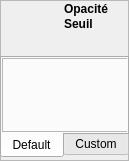
<?xml version="1.0" encoding="UTF-8"?>
<ui version="4.0">
 <class>ToolOptionPanel</class>
 <widget class="QWidget" name="ToolOptionPanel">
  <property name="geometry">
   <rect>
    <x>0</x>
    <y>0</y>
    <width>129</width>
    <height>161</height>
   </rect>
  </property>
  <property name="windowTitle">
   <string>Form</string>
  </property>
  <widget class="QFrame" name="Frame">
   <property name="geometry">
    <rect>
     <x>0</x>
     <y>0</y>
     <width>129</width>
     <height>161</height>
    </rect>
   </property>
   <property name="frameShape">
    <enum>QFrame::StyledPanel</enum>
   </property>
   <property name="frameShadow">
    <enum>QFrame::Raised</enum>
   </property>
   <widget class="QLabel" name="label_opacity">
    <property name="geometry">
     <rect>
      <x>64</x>
      <y>0</y>
      <width>57</width>
      <height>17</height>
     </rect>
    </property>
    <property name="autoFillBackground">
     <bool>false</bool>
    </property>
    <property name="styleSheet">
     <string notr="true">font: 75 10pt &quot;Calibri&quot;;
font-weight: bold;</string>
    </property>
    <property name="text">
     <string>Opacité</string>
    </property>
   </widget>
   <widget class="QLabel" name="label_seuil">
    <property name="geometry">
     <rect>
      <x>64</x>
      <y>16</y>
      <width>57</width>
      <height>16</height>
     </rect>
    </property>
    <property name="autoFillBackground">
     <bool>false</bool>
    </property>
    <property name="styleSheet">
     <string notr="true">font: 75 10pt &quot;Calibri&quot;;
font-weight: bold;</string>
    </property>
    <property name="text">
     <string>Seuil</string>
    </property>
   </widget>
   <widget class="QTabWidget" name="Brushes">
    <property name="geometry">
     <rect>
      <x>0</x>
      <y>56</y>
      <width>129</width>
      <height>102</height>
     </rect>
    </property>
    <property name="mouseTracking">
     <bool>true</bool>
    </property>
    <property name="focusPolicy">
     <enum>Qt::NoFocus</enum>
    </property>
    <property name="contextMenuPolicy">
     <enum>Qt::NoContextMenu</enum>
    </property>
    <property name="acceptDrops">
     <bool>false</bool>
    </property>
    <property name="tabPosition">
     <enum>QTabWidget::South</enum>
    </property>
    <property name="tabShape">
     <enum>QTabWidget::Rounded</enum>
    </property>
    <property name="currentIndex">
     <number>0</number>
    </property>
    <property name="elideMode">
     <enum>Qt::ElideRight</enum>
    </property>
    <property name="usesScrollButtons">
     <bool>false</bool>
    </property>
    <property name="documentMode">
     <bool>false</bool>
    </property>
    <property name="movable">
     <bool>true</bool>
    </property>
    <property name="tabBarAutoHide">
     <bool>false</bool>
    </property>
    <widget class="QWidget" name="Default">
     <property name="contextMenuPolicy">
      <enum>Qt::DefaultContextMenu</enum>
     </property>
     <attribute name="title">
      <string>Default</string>
     </attribute>
     <widget class="QFrame" name="DefaultFrame">
      <property name="geometry">
       <rect>
        <x>0</x>
        <y>0</y>
        <width>129</width>
        <height>74</height>
       </rect>
      </property>
      <property name="frameShape">
       <enum>QFrame::StyledPanel</enum>
      </property>
      <property name="frameShadow">
       <enum>QFrame::Raised</enum>
      </property>
     </widget>
    </widget>
    <widget class="QWidget" name="Custom">
     <attribute name="title">
      <string>Custom</string>
     </attribute>
    </widget>
   </widget>
   <zorder>Brushes</zorder>
   <zorder>label_opacity</zorder>
   <zorder>label_seuil</zorder>
  </widget>
 </widget>
 <resources/>
 <connections/>
</ui>
